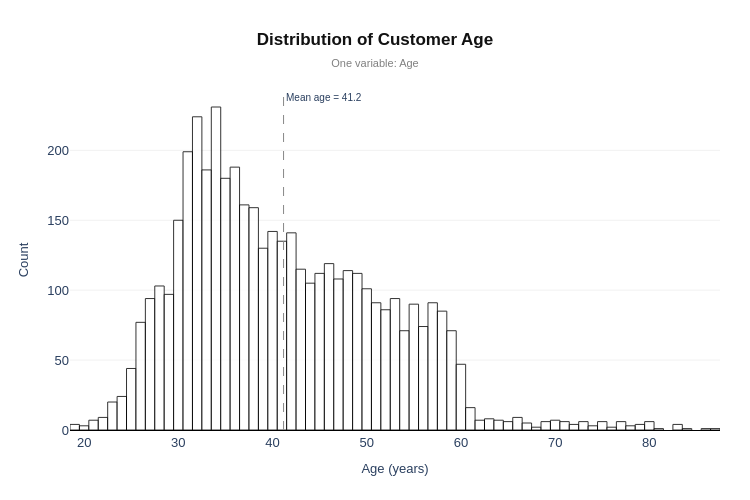

Notebook source saved alongside this figure:
### Markdown cell above
## **Enhancement on Histogram**

### **Contextual Layer**

* Mean value annotated using python function of `mean()` which can not be calculated in plotly by its own

### **Aesthetic Layer**

* White theme with Arial font
* Clean bars with black borders
* Balanced figure size and margins

### **Informative Layer**

* Bold centred title with subtitle
* X-axis and Y-axis are labeled
* Hover shows exact values

### Code cell
# ── i) CONTEXTUAL LAYER ───────────────────────────────────
fig = px.histogram(df, x="age")

overall_mean = df["age"].mean()
fig.add_vline(
    x                    = overall_mean,
    line_dash            = "dash",
    line_color           = "#888",
    line_width           = 1,
    annotation_text      = f"Mean age = {overall_mean:.1f}",
    annotation_position  = "top right",
    annotation_font_size = 10,
)

# ── ii) AESTHETIC LAYER ───────────────────────────────────
fig.update_traces(
    marker = dict(
        color   = "White",
        opacity = 0.8,
        line    = dict(color="Black", width=1),
    ),
)

# ── iii) INFORMATIVE LAYER ────────────────────────────────
fig.update_layout(
    font          = dict(family="Arial, sans-serif", size=13),
    plot_bgcolor  = "white",
    paper_bgcolor = "white",
    width         = 750,
    height        = 500,
    margin        = dict(l=70, r=30, t=90, b=70),

    title = dict(
        text     = "<b>Distribution of Customer Age</b>",
        subtitle = dict(
            text = "  One variable: Age",
            font = dict(size=11, color="grey"),
        ),
        x        = 0.5,
        xanchor  = "center",
        font     = dict(size=17, color="#111"),
    ),

    xaxis = dict(
        title     = dict(text="Age (years)", font=dict(size=13)),
        showgrid  = False,
        zeroline  = False,
        showline  = True,
        linecolor = "black",
        linewidth = 1,
    ),

    yaxis = dict(
        title     = dict(text="Count", font=dict(size=13)),
        showgrid  = True,
        gridcolor = "rgba(0,0,0,0.06)",
        zeroline  = False,
    ),


    hovermode  = "closest",
    showlegend = False,
)

fig.show()

### Figure 1 — Plotly figure (JSON) as saved in the notebook; plotly's stock layout.template omitted (floating-point values rounded to 4 significant figures; data arrays with more than 128 entries replaced by an {"elided": "..."} marker saying what was removed)
{"data": [{"bingroup": "x", "hovertemplate": "age=%{x}<br>count=%{y}<extra></extra>", "legendgroup": "", "marker": {"color": "White", "line": {"color": "Black", "width": 1}, "opacity": 0.8, "pattern": {"shape": ""}}, "name": "", "orientation": "v", "showlegend": false, "type": "histogram", "x": {"elided": "4521 int values"}, "xaxis": "x", "yaxis": "y"}], "layout": {"annotations": [{"font": {"size": 10}, "showarrow": false, "text": "Mean age = 41.2", "x": 41.17, "xanchor": "left", "xref": "x", "y": 1, "yanchor": "top", "yref": "y domain"}], "barmode": "relative", "font": {"family": "Arial, sans-serif", "size": 13}, "height": 500, "hovermode": "closest", "legend": {"tracegroupgap": 0}, "margin": {"b": 70, "l": 70, "r": 30, "t": 90}, "paper_bgcolor": "white", "plot_bgcolor": "white", "shapes": [{"line": {"color": "#888", "dash": "dash", "width": 1}, "type": "line", "x0": 41.17, "x1": 41.17, "xref": "x", "y0": 0, "y1": 1, "yref": "y domain"}], "showlegend": false, "title": {"font": {"color": "#111", "size": 17}, "subtitle": {"font": {"color": "grey", "size": 11}, "text": "  One variable: Age"}, "text": "<b>Distribution of Customer Age</b>", "x": 0.5, "xanchor": "center"}, "width": 750, "xaxis": {"anchor": "y", "autorange": true, "domain": [0, 1], "linecolor": "black", "linewidth": 1, "range": [18.5, 87.5], "showgrid": false, "showline": true, "title": {"font": {"size": 13}, "text": "Age (years)"}, "type": "linear", "zeroline": false}, "yaxis": {"anchor": "x", "autorange": true, "domain": [0, 1], "gridcolor": "rgba(0, 0, 0, 0.06)", "range": [0, 243.2], "showgrid": true, "title": {"font": {"size": 13}, "text": "Count"}, "zeroline": false}}}
